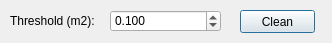
<?xml version="1.0" encoding="UTF-8"?>
<ui version="4.0">
 <class>Dialog</class>
 <widget class="QDialog" name="Dialog">
  <property name="windowModality">
   <enum>Qt::ApplicationModal</enum>
  </property>
  <property name="geometry">
   <rect>
    <x>0</x>
    <y>0</y>
    <width>332</width>
    <height>43</height>
   </rect>
  </property>
  <property name="minimumSize">
   <size>
    <width>332</width>
    <height>43</height>
   </size>
  </property>
  <property name="maximumSize">
   <size>
    <width>332</width>
    <height>43</height>
   </size>
  </property>
  <property name="windowTitle">
   <string>Cleaning configuration</string>
  </property>
  <widget class="QLabel" name="label">
   <property name="geometry">
    <rect>
     <x>10</x>
     <y>10</y>
     <width>91</width>
     <height>22</height>
    </rect>
   </property>
   <property name="text">
    <string>Threshold (m2):</string>
   </property>
  </widget>
  <widget class="QDoubleSpinBox" name="sbThreshold">
   <property name="geometry">
    <rect>
     <x>110</x>
     <y>10</y>
     <width>111</width>
     <height>22</height>
    </rect>
   </property>
   <property name="decimals">
    <number>3</number>
   </property>
   <property name="maximum">
    <double>100.000000000000000</double>
   </property>
   <property name="singleStep">
    <double>0.050000000000000</double>
   </property>
   <property name="value">
    <double>0.100000000000000</double>
   </property>
  </widget>
  <widget class="QPushButton" name="pushButton">
   <property name="geometry">
    <rect>
     <x>240</x>
     <y>10</y>
     <width>75</width>
     <height>23</height>
    </rect>
   </property>
   <property name="text">
    <string>Clean</string>
   </property>
  </widget>
 </widget>
 <resources/>
 <connections>
  <connection>
   <sender>pushButton</sender>
   <signal>clicked()</signal>
   <receiver>Dialog</receiver>
   <slot>_launchCleaning()</slot>
   <hints>
    <hint type="sourcelabel">
     <x>286</x>
     <y>21</y>
    </hint>
    <hint type="destinationlabel">
     <x>232</x>
     <y>39</y>
    </hint>
   </hints>
  </connection>
 </connections>
 <slots>
  <slot>_launchCleaning()</slot>
 </slots>
</ui>
